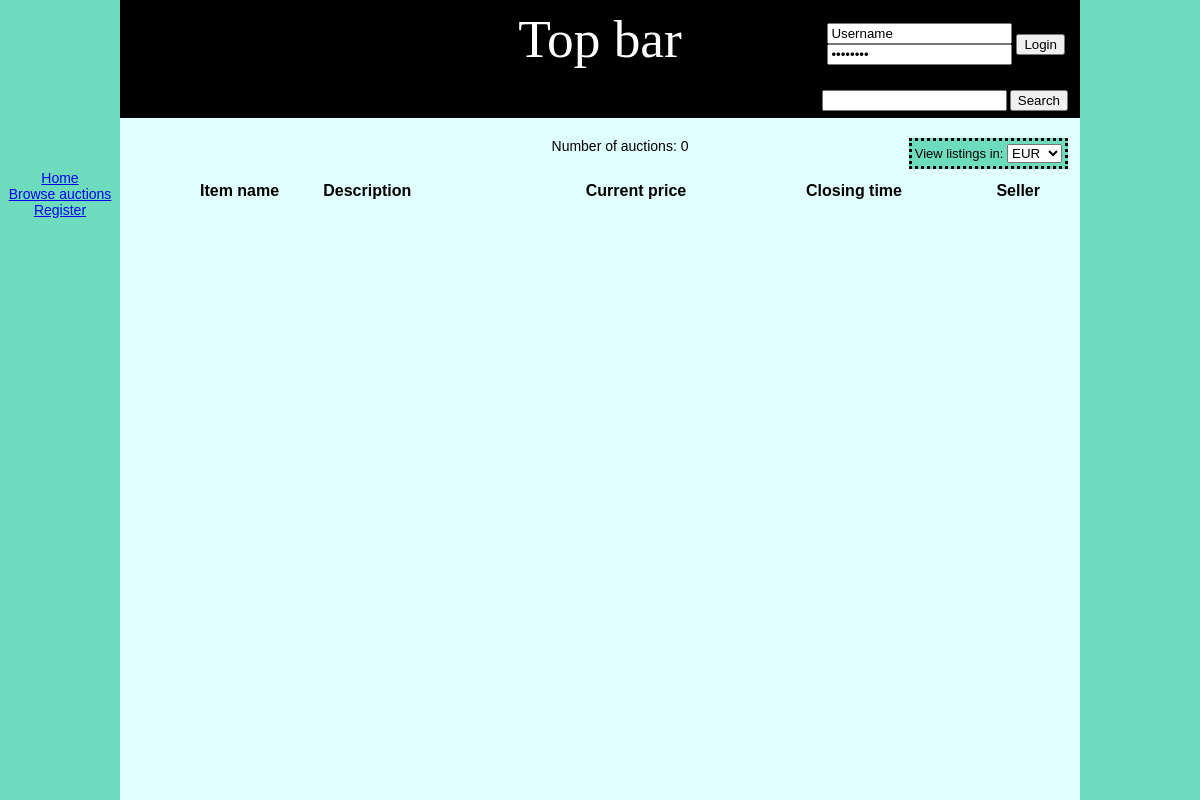
The page /auctions/ on the database as committed earlier.
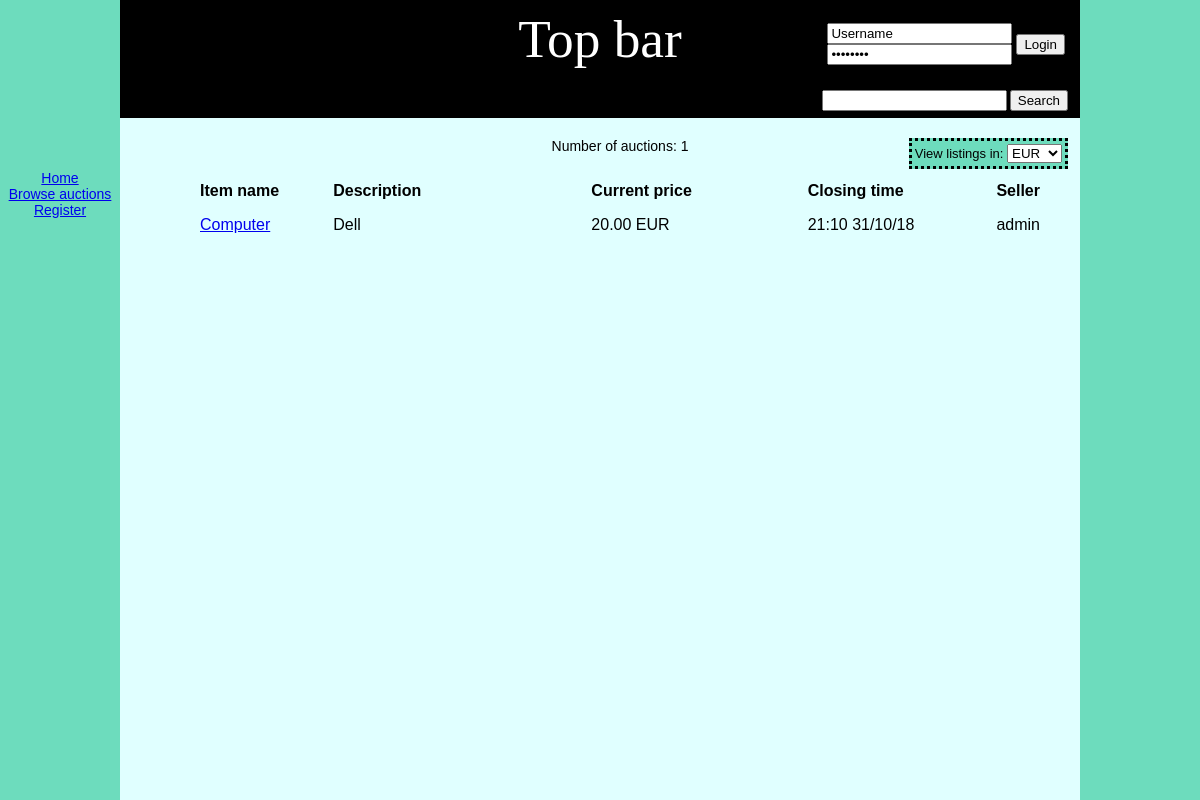
The same page on the database as committed later.
### auctionApp/models.py (models this page shows, shortened)
class ExchangeRate(models.Model):
     code = models.CharField(primary_key=True, max_length=3)
     rate = models.FloatField()
     last_updated = models.DateTimeField(auto_now=True)

class Auction(models.Model):
    seller_id = models.IntegerField()
    seller_name = models.CharField(max_length=20)
    seller_email = models.EmailField()
    title = models.CharField(max_length=100, null=False, blank=False)
    description = models.TextField(null=False, blank=False)
    starting_price = models.FloatField()
    current_price = models.FloatField()
    current_winner_id = models.IntegerField(null=True, blank=True)
    current_winner_name = models.CharField(max_length=20, default='No bids yet.')
    time_posted = models.DateTimeField()
    time_closing = models.DateTimeField()
    hash_id = models.CharField(max_length=256)
    active = models.BooleanField(default=True)
    banned = models.BooleanField(default=False)
    resolved = models.BooleanField(default=False)

### auctionApp/auctions_browse.py (the view, shortened to what this page needs)
# urls.py: path('auctions/', BrowseAuctions.as_view(), name='auctions'),
class BrowseAuctions(View):
    def get(self, request, **messages):
        request = assert_currency(request)
        currency = request.session['currency']
        if 'auctions' not in messages:
            auctions = Auction.objects.all().filter(active=True, banned=False, time_closing__gte=datetime.now()).order_by('time_closing')
        else:
            auctions = messages.get('auctions')
        for auction in auctions:
            auction.time_posted = auction.time_posted.strftime('%H:%M %d/%m/%y')
            auction.time_closing = auction.time_closing.strftime('%H:%M %d/%m/%y')
            if currency != 'EUR':
                converted_price = Currency.exchange(auction.current_price, currency)
                auction.current_price = "%.2f EUR (%.2f %s)" % (auction.current_price, converted_price, currency)
            else:
                auction.current_price = "%.2f EUR" % auction.current_price
        info_message = messages.get('info_message')
        error_message = messages.get('error_message')
        return render(request, 'browse.html', {'auctions': auctions,
                                               'info_message': info_message,
                                               'error_message': error_message, })

### auctionApp/auctions_browse.py (called while the page is built)
def assert_currency(request):
    if not 'currency' in request.session:
        request.session['currency'] = 'EUR'
    if not 'currencies' in request.session:
        request.session['currencies'] = Currency.code_list()
    return request

### auctionApp/currency.py (called while the page is built)
    def code_list(**type):
        if ExchangeRate.objects.count() == 0:
            Currency.fetch_rates()
        keylist = []
        for key in ExchangeRate.objects.all():
            if type.get('type') == 'pairlist':
                keylist.append([key.code, key.code])
            else:
                keylist.append(key.code)
        return keylist

### templates/browse.html
{% extends "base.html" %}
{% block content %}
    {% include 'currency_picker.html' %}
    Number of auctions: {{ auctions.count }}<br><br>
    <table border="0" cellpadding="4" cellspacing="8" style="max-width: 90%">
            <tr>
                <th width="150">
                    Item name
                </th>
                <th width="350">
                    Description
                </th>
                <th width="300">
                    Current price
                </th>
                <th width="250">
                    Closing time
                </th>
                <th>
                    Seller
                </th>
            </tr>
        {% for auction in auctions %}
            <tr valign="top">
                <td>
                    <a href="{% url 'auctions' %}{{ auction.id }}">{{ auction.title }}</a>
                </td>
                <td>
                    <pre>{{ auction.description }}</pre>
                </td>
                <td width="130">
                    {{ auction.current_price }}
                </td>
                <td>
                    {{ auction.time_closing }}
                </td>
                <td>
                    {{  auction.seller_name }}
                </td>
            </tr>
        {% endfor %}
    </table>
{% endblock %}

### templates/base.html (shortened to what this page needs)
{% load i18n %}
{% load static %}
<html>
<head>
</head>
<body>
{% include "navigation.html" %}
{% include "top.html" %}
<div class="content">
    {% block content %}
    {% endblock %}
</div>
<div class="right"></div>
</body>
</html>

### templates/navigation.html (shortened to what this page needs)
<div class="navigation">
    <a href="{% url 'home' %}">Home</a><br>
    <a href="{% url 'auctions' %}">Browse auctions</a><br>
    {% if user.is_authenticated %}
        <a href="{% url 'auctionAdd' %}">Add auction item</a><br>
    {%  else %}
        <a href="{% url 'signup' %}">Register</a><br>
    {% endif %}
</div>

### templates/top.html
<div class="top">
    Top bar
    {% include 'search_bar.html' %}
    {% include 'login.html' %}
</div>

### templates/search_bar.html (shortened to what this page needs)
<div class="search">
    <form action="{% url 'search' %}" method="POST" class="search">
        <input id="search" name="search" type="text" />
        <button type="submit">Search</button>
    </form>
</div>

### templates/login.html (shortened to what this page needs)
{% if not user.is_authenticated %}
    <form action="{% url 'login' %}" method="POST" class="login">
        <table>
            <tr>
                <td>
                    <input id="username" name="username" type="text", value="Username" /><br>
                    <input id="password" name="password" type="password", value="Password"/>
                </td>
                <td>
                    <button type="submit">Login</button>
                </td>
            </tr>
        </table>
    </form>
{% endif %}

### templates/currency_picker.html (shortened to what this page needs)
<form action="{% url 'change_currency' %}" method="POST" class="login" style="background-color: #6DDCBD; padding: 3px;border: black; border-style: dotted"">
    View listings in:
    <select name="currency" id="currency" onchange="this.form.submit()">
        {% for code in request.session.currencies %}
            <option value="{{ code }}"
                {% if code == request.session.currency %}
                    selected
                {% endif %}>{{ code }}</option>
        {% endfor %}
    </select>
</form>

Rows that differ between the two databases and show on the page:
added Auction: title "Computer", description "Dell", current_price "20.00 EUR", time_closing "21:10 31/10/18", seller_name "admin"
Other text that changed with them:
{{ auctions.count }}: "0" → "1"
